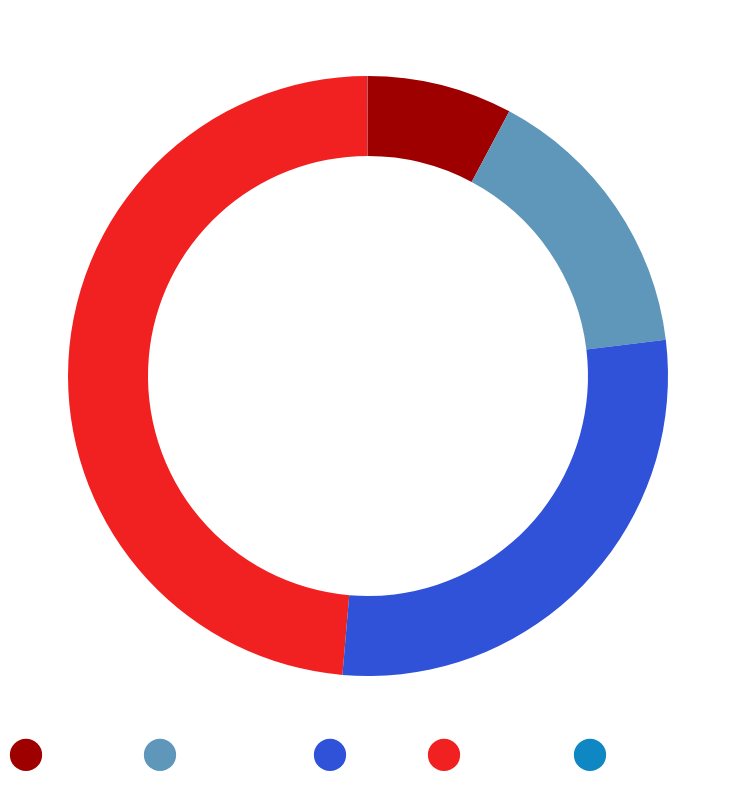

This figure's Vega-Lite source:
### Vega-Lite specification from a JSON file in a GitHub repository (floating-point values rounded to 4 significant figures)
{"$schema": "https://vega.github.io/schema/vega-lite/v5.json", "background": "transparent", "width": 300, "height": 300, "data": {"values": [{"Region": "Europe", "Value": 325688}, {"Region": "Africa", "Value": 52286}, {"Region": "Americas", "Value": 102266}, {"Region": "Asia", "Value": 189432}, {"Region": "Oceania", "Value": 91}]}, "transform": [{"joinaggregate": [{"op": "sum", "field": "Value", "as": "Total"}]}, {"calculate": "datum.Value / datum.Total", "as": "Percent"}, {"calculate": "format(datum.Percent, '.1%')", "as": "PercentLabel"}], "layer": [{"mark": {"type": "arc", "innerRadius": 110, "stroke": null}, "encoding": {"theta": {"field": "Value", "type": "quantitative", "stack": true}, "color": {"field": "Region", "type": "nominal", "scale": {"range": ["#9e0000", "#5e97ba", "#3052d9", "#f22121", "#0f87c2"]}, "legend": {"title": "", "orient": "bottom", "direction": "horizontal", "labelColor": "white", "labelFontSize": 14, "symbolSize": 260, "offset": 60, "padding": -30}}, "tooltip": [{"field": "Region", "type": "nominal"}, {"field": "Value", "type": "quantitative", "title": "Offences", "format": ",d"}, {"field": "Percent", "type": "quantitative", "title": "Share", "format": ".1%"}]}}, {"mark": {"type": "text", "fill": "white", "fontSize": 16, "radius": {"expr": "min(width, height)/2"}, "radiusOffset": 25, "stroke": "white", "strokeWidth": 0.25}, "encoding": {"theta": {"field": "Value", "type": "quantitative", "stack": true}, "text": {"field": "PercentLabel"}}}, {"mark": {"type": "text", "align": "center", "baseline": "middle", "fontSize": 16, "fill": "white", "lineBreak": "\n"}, "encoding": {"text": {"value": "Economic & Corruption\nRelated Crimes by Region,\n2023"}}}], "config": {"view": {"stroke": null}}}
